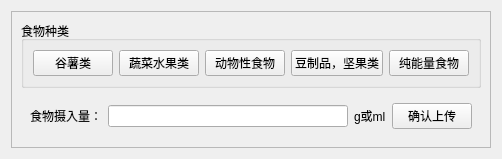
                     <widget class="QWidget" name="dietspage">
                      <layout class="QVBoxLayout" name="verticalLayout_16">
                       <item>
                        <widget class="QFrame" name="frame">
                         <property name="frameShape">
                          <enum>QFrame::Shape::StyledPanel</enum>
                         </property>
                         <property name="frameShadow">
                          <enum>QFrame::Shadow::Raised</enum>
                         </property>
                         <layout class="QGridLayout" name="gridLayout">
                          <item row="1" column="0">
                           <widget class="QWidget" name="widget_2" native="true">
                            <layout class="QHBoxLayout" name="horizontalLayout_23">
                             <item>
                              <widget class="QLabel" name="label_10">
                               <property name="text">
                                <string>食物摄入量：</string>
                               </property>
                              </widget>
                             </item>
                             <item>
                              <widget class="QLineEdit" name="food_intake">
                               <property name="maximumSize">
                                <size>
                                 <width>1677721</width>
                                 <height>16777215</height>
                                </size>
                               </property>
                               <property name="inputMask">
                                <string/>
                               </property>
                               <property name="maxLength">
                                <number>8</number>
                               </property>
                              </widget>
                             </item>
                             <item>
                              <widget class="QLabel" name="label_11">
                               <property name="text">
                                <string>g或ml</string>
                               </property>
                              </widget>
                             </item>
                             <item>
                              <widget class="QPushButton" name="btn_food_load">
                               <property name="text">
                                <string>确认上传</string>
                               </property>
                              </widget>
                             </item>
                            </layout>
                           </widget>
                          </item>
                          <item row="0" column="0">
                           <widget class="QGroupBox" name="groupBox">
                            <property name="title">
                             <string>食物种类</string>
                            </property>
                            <layout class="QHBoxLayout" name="horizontalLayout_22">
                             <item>
                              <widget class="QPushButton" name="btn_cereals_and_tubers">
                               <property name="cursor">
                                <cursorShape>PointingHandCursor</cursorShape>
                               </property>
                               <property name="styleSheet">
                                <string notr="true">QWidget:pressed {
    background-color: #9D4EDD;  /* 浅紫色，RGB值可调整 */
    color: white;               /* 文字白色 */
}

</string>
                               </property>
                               <property name="text">
                                <string>谷薯类</string>
                               </property>
                              </widget>
                             </item>
                             <item>
                              <widget class="QPushButton" name="btn_vegetables_and_fruits">
                               <property name="cursor">
                                <cursorShape>PointingHandCursor</cursorShape>
                               </property>
                               <property name="styleSheet">
                                <string notr="true">QWidget:pressed {
    background-color: #9D4EDD;  /* 浅紫色，RGB值可调整 */
    color: white;               /* 文字白色 */
}

</string>
                               </property>
                               <property name="text">
                                <string>蔬菜水果类</string>
                               </property>
                              </widget>
                             </item>
                             <item>
                              <widget class="QPushButton" name="btn_animalderived_foods">
                               <property name="cursor">
                                <cursorShape>PointingHandCursor</cursorShape>
                               </property>
                               <property name="text">
                                <string>动物性食物</string>
                               </property>
                              </widget>
                             </item>
                             <item>
                              <widget class="QPushButton" name="btn_soybeans_products_nuts">
                               <property name="cursor">
                                <cursorShape>PointingHandCursor</cursorShape>
                               </property>
                               <property name="text">
                                <string>豆制品，坚果类</string>
                               </property>
                              </widget>
                             </item>
                             <item>
                              <widget class="QPushButton" name="btn_empty_calorie_foods">
                               <property name="cursor">
                                <cursorShape>PointingHandCursor</cursorShape>
                               </property>
                               <property name="text">
                                <string>纯能量食物</string>
                               </property>
                              </widget>
                             </item>
                            </layout>
                           </widget>
                          </item>
                         </layout>
                        </widget>
                       </item>
                      </layout>
                     </widget>
